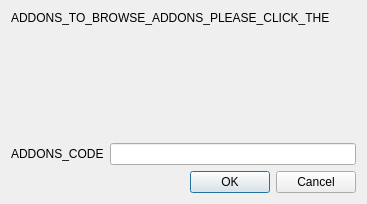
<?xml version="1.0" encoding="UTF-8"?>
<ui version="4.0">
 <class>Dialog</class>
 <widget class="QDialog" name="Dialog">
  <property name="geometry">
   <rect>
    <x>0</x>
    <y>0</y>
    <width>367</width>
    <height>204</height>
   </rect>
  </property>
  <property name="windowTitle">
   <string>ADDONS_INSTALL_ADDON</string>
  </property>
  <layout class="QVBoxLayout" name="verticalLayout">
   <item>
    <widget class="QLabel" name="label">
     <property name="text">
      <string>ADDONS_TO_BROWSE_ADDONS_PLEASE_CLICK_THE</string>
     </property>
     <property name="wordWrap">
      <bool>true</bool>
     </property>
    </widget>
   </item>
   <item>
    <spacer name="verticalSpacer">
     <property name="orientation">
      <enum>Qt::Vertical</enum>
     </property>
     <property name="sizeHint" stdset="0">
      <size>
       <width>20</width>
       <height>40</height>
      </size>
     </property>
    </spacer>
   </item>
   <item>
    <layout class="QHBoxLayout" name="horizontalLayout">
     <item>
      <widget class="QLabel" name="label_2">
       <property name="text">
        <string>ADDONS_CODE</string>
       </property>
      </widget>
     </item>
     <item>
      <widget class="QLineEdit" name="code"/>
     </item>
    </layout>
   </item>
   <item>
    <widget class="QDialogButtonBox" name="buttonBox">
     <property name="orientation">
      <enum>Qt::Horizontal</enum>
     </property>
     <property name="standardButtons">
      <set>QDialogButtonBox::Cancel|QDialogButtonBox::Ok</set>
     </property>
    </widget>
   </item>
  </layout>
 </widget>
 <resources/>
 <connections>
  <connection>
   <sender>buttonBox</sender>
   <signal>accepted()</signal>
   <receiver>Dialog</receiver>
   <slot>accept()</slot>
   <hints>
    <hint type="sourcelabel">
     <x>248</x>
     <y>254</y>
    </hint>
    <hint type="destinationlabel">
     <x>157</x>
     <y>274</y>
    </hint>
   </hints>
  </connection>
  <connection>
   <sender>buttonBox</sender>
   <signal>rejected()</signal>
   <receiver>Dialog</receiver>
   <slot>reject()</slot>
   <hints>
    <hint type="sourcelabel">
     <x>316</x>
     <y>260</y>
    </hint>
    <hint type="destinationlabel">
     <x>286</x>
     <y>274</y>
    </hint>
   </hints>
  </connection>
 </connections>
</ui>
